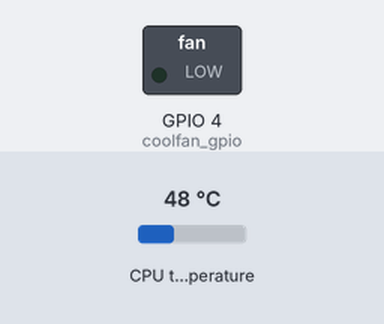
Recording of a program running on a simulated Raspberry Pi (BCM pin numbers). On the bench: switched loads named in the program (green lamp = pin HIGH). Dashed ring = blinking. The inputs (shaded band) are chosen by the test bench; at power-on: CPU temperature 48 °C.

Above: at 1.2 s.
1.3 s: CPU temperature set to 41 °C
4.8 s: CPU temperature set to 38 °C
At 5.9 s:
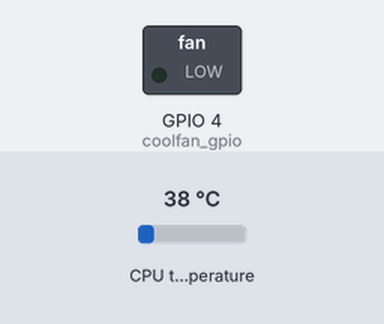
8.3 s: CPU temperature set to 71 °C
At 10.2 s:
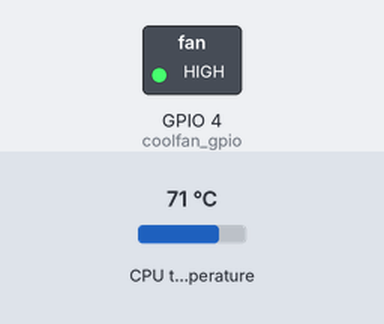
10.6 s: CPU temperature set to 68 °C
Timing chart, 0 to 13.6 s (numbered marks = the images above; inputs shaded):
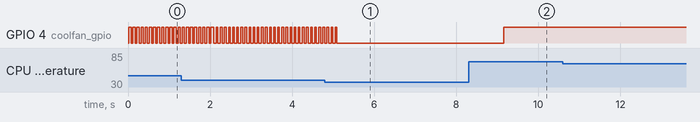

The program:

fanctrl.py
```python
#!/usr/bin/env python
# -*- coding: utf-8 -*-

import time
import commands
import pigpio

if __name__ == '__main__':

    pi = pigpio.pi()

    if not pi.connected:
        exit()

    # 定数定義
    coolfan_gpio  = 4    # ファン制御GPIO番号
    thermal_min   = 40   # 最低CPU温度
    thermal_max   = 70   # 最大CPU温度
    fan_duty_min  = 40   # 最小Duty値
    fan_duty_max  = 100  # 最大Duty値
    fan_frequency = 10   # 周波数値

    # duty計算用
    thermal_range = thermal_max - thermal_min
    duty_range = fan_duty_max - fan_duty_min

    # GPIO設定
    pi.set_mode(coolfan_gpio, pigpio.OUTPUT)
    pi.set_PWM_range(coolfan_gpio, fan_duty_max)
    pi.set_PWM_frequency(coolfan_gpio, fan_frequency)

    # duty値保持
    duty_now = 0

    try:
        while True:
            # 現在温度を取得
            tmp = commands.getoutput("cat /sys/class/thermal/thermal_zone0/temp")
            thermal = float(tmp) / 1000

            # duty値を計算
            duty = 0
            if thermal >= thermal_max:
                duty = 100
            elif thermal >= thermal_min:
            	duty = round((thermal - thermal_min) / thermal_range * duty_range + fan_duty_min)

            # duty値が変更されていれば設定
            if duty_now != duty:
                pi.set_PWM_dutycycle(coolfan_gpio, duty)
                duty_now = duty

            time.sleep(1)

    except KeyboardInterrupt:
        pi.set_PWM_dutycycle(coolfan_gpio, 0)
        pi.stop()
```

Measured:
- the behaviour switches between 40 and 39 °C on CPU temperature (found by bisection; images 0 and 1)
- after the input at 4.8 s, GPIO 4 (coolfan_gpio): goes on until 5.1 s, then stays LOW
- after the input at 8.3 s, GPIO 4 (coolfan_gpio): LOW → HIGH after 0.86 s
- by itself, GPIO 4 (coolfan_gpio): alternates HIGH for 0.04 s and LOW for 0.06 s
